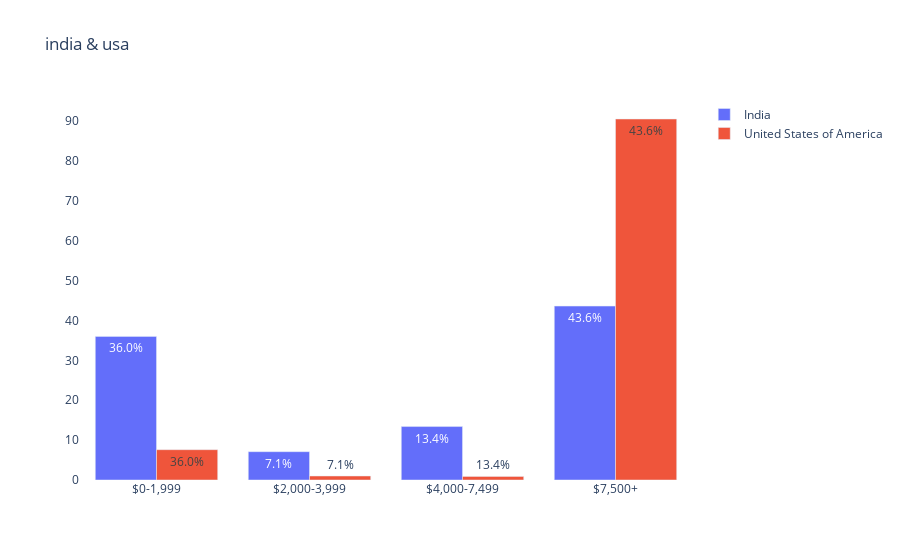

Notebook cell for this chart:
### Code cell
# 시각화 방법2

fig = go.Figure()

# 각 그룹은 country 변수(고윳값)에, 시각화할 데이터는 percentage변수(데이터프레임)에 할당
for country, percentage in india_usa_df.groupby('Q3'):
    fig.add_trace(go.Bar(x = percentage['Q25'], y = percentage['%'], name = country,
                        text = india_usa_df['%'].astype(str) + '%'))

fig.update_layout(barmode = 'group', title='india & usa', height = 500, plot_bgcolor = 'white')
fig.show()

### Figure 1 — Plotly figure (JSON) as saved in the notebook; plotly's stock layout.template omitted (floating-point values rounded to 4 significant figures)
{"data": [{"name": "India", "text": ["36.0%", "7.1%", "13.4%", "43.6%", "7.6%", "1.0%", "0.9%", "90.5%"], "type": "bar", "x": ["$0-1,999", "$2,000-3,999", "$4,000-7,499", "$7,500+"], "y": [36, 7.1, 13.4, 43.6]}, {"name": "United States of America", "text": ["36.0%", "7.1%", "13.4%", "43.6%", "7.6%", "1.0%", "0.9%", "90.5%"], "type": "bar", "x": ["$0-1,999", "$2,000-3,999", "$4,000-7,499", "$7,500+"], "y": [7.6, 1, 0.9, 90.5]}], "layout": {"autosize": true, "barmode": "group", "plot_bgcolor": "white", "title": {"text": "india & usa"}, "xaxis": {"autorange": true, "range": [-0.5, 3.5], "type": "category"}, "yaxis": {"autorange": true, "range": [0, 95.26], "type": "linear"}}}
